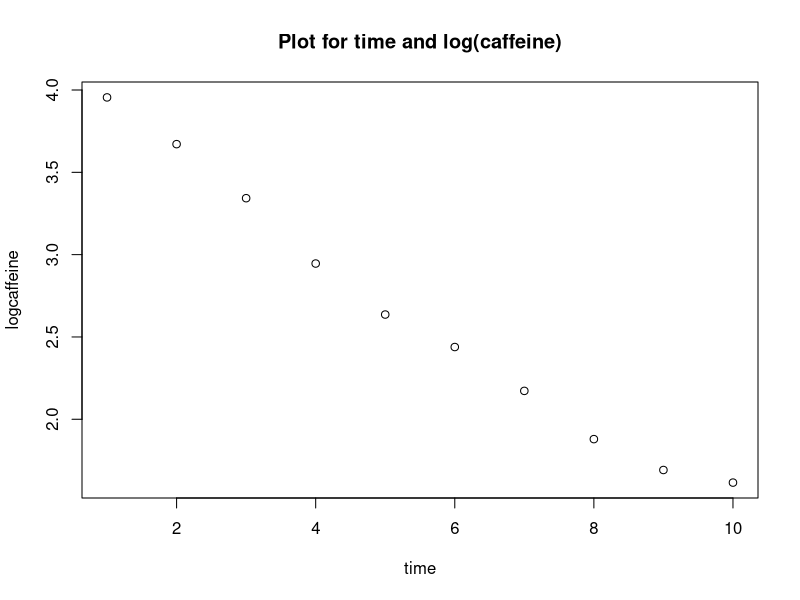
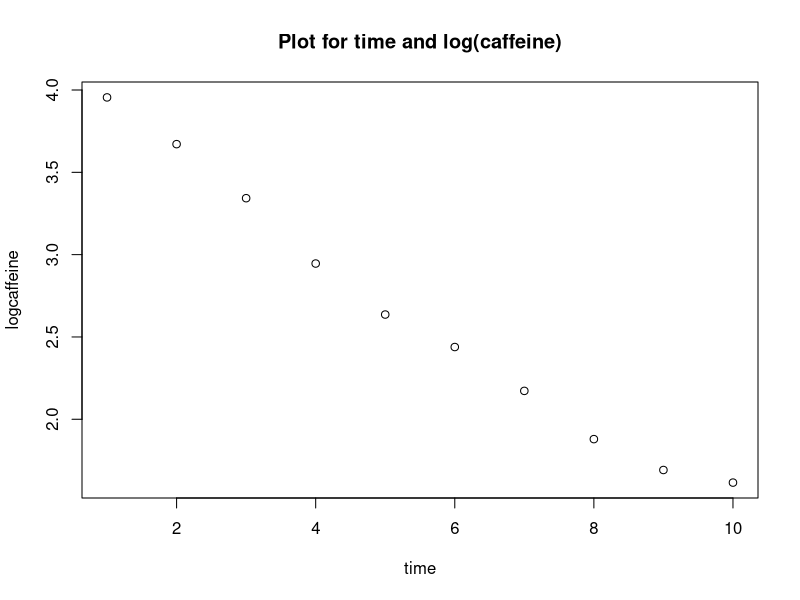

Write R code to recreate these figures, in order.
## ---- chunk 1
knitr::opts_chunk$set(echo = TRUE)
library(magrittr)
library(knitr)


## ---- chunk 2
time = c(1,2,3,4,5,6,7,8,9,10) 
caffeine = c(52.2,39.3,28.3,19.03,13.96,11.46,8.78,6.55,5.43,5.03)
## ---- chunk 3
logcaffeine <- log(caffeine) 
logcaffeine
## ---- chunk 4
plot(time,logcaffeine,main = "Plot for time and log(caffeine)")
## ---- chunk 5
logcaffeine <- log(caffeine) 
logcaffeine
## ---- chunk 6
plot(time,logcaffeine,main = "Plot for time and log(caffeine)") 
